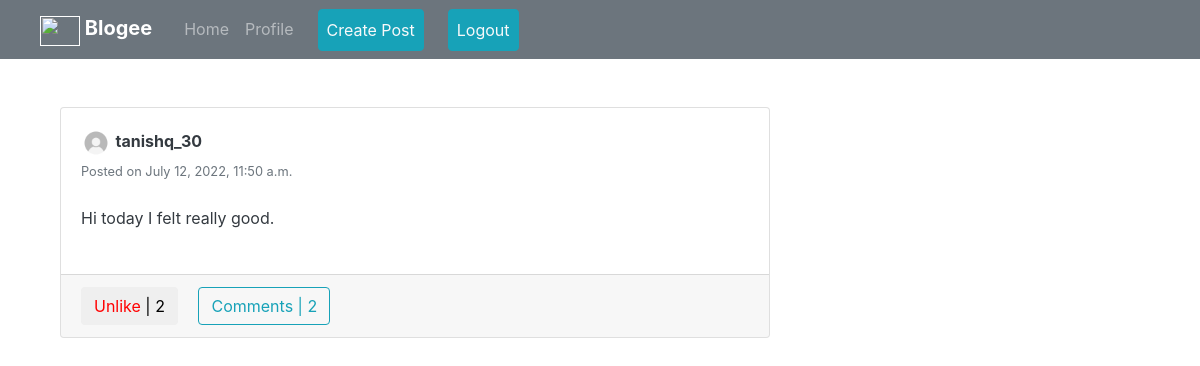
Page /user_posts/tanishq_30 (signed in) on the committed database.
### feed/models.py (models this page shows, shortened)
class Post(models.Model):
	description = models.CharField(max_length=255, blank=True)
	date_posted = models.DateTimeField(default=timezone.now)
	user_name = models.ForeignKey(User, on_delete=models.CASCADE)

### users/models.py (models this page shows, shortened)
class Profile(models.Model):
    user = models.OneToOneField(User, on_delete=models.CASCADE)
    image = models.ImageField(default='default.png')
    slug = AutoSlugField(populate_from='user')
    bio = models.CharField(max_length=255, blank=True)
    friends = models.ManyToManyField("Profile", blank=True)
    def get_absolute_url(self):
        return "/users/{}".format(self.slug)

### feed/views.py (the view)
# urls.py: path('user_posts/<str:username>', UserPostListView.as_view(), name='user-posts'),
class UserPostListView(LoginRequiredMixin, ListView):
	model = Post
	template_name = 'feed/user_posts.html'
	context_object_name = 'posts'
	paginate_by = 10
	def get_context_data(self, **kwargs):
		context = super(UserPostListView, self).get_context_data(**kwargs)
		user = get_object_or_404(User, username=self.kwargs.get('username'))
		liked = [i for i in Post.objects.filter(user_name=user) if Like.objects.filter(user = self.request.user, post=i)]
		context['liked_post'] = liked
		return context
	def get_queryset(self):
		user = get_object_or_404(User, username=self.kwargs.get('username'))
		return Post.objects.filter(user_name=user).order_by('-date_posted')

### feed/templates/feed/user_posts.html (shortened to what this page needs)
{% extends "feed/layout.html" %} {% load static %}  {% block content %}
<div class="container">
  <div class="row">
    <div class="col-md-8">
      {% for post in posts %}
      <div class="card card-signin my-5">
        <div class="card-body">
          <a href="{{ post.user_name.profile.get_absolute_url }}"
            ><img
              src="{{ post.user_name.profile.image.url }}"
              class="rounded-circle"
              width="30"
              height="30"
              alt=""
          /></a>
          <a
            class="text-dark"
            href="{{ post.user_name.profile.get_absolute_url }}"
            ><b>{{ post.user_name }}</b></a
          >
          <br /><small class="text-muted"
            >Posted on {{ post.date_posted }}</small
          >
          <br /><br />
          <p class="card-text text-dark">{{ post.description }}</p>
        </div>
        <a href="{% url 'post-detail' post.id %}"
          ><img class="card-img-top" src="{{ post.pic.url }}" alt=""
        /></a>
        <div class="card-footer">
          <button class="btn btn-white mr-3 like" id="{{ post.id }}">
            {% if post in liked_post %}
            <a
              href="{% url 'post-like' %}"
              style="color: red"
              id="likebtn{{ post.id }}"
            >
              Unlike</a
            >
            | {{post.likes.count}} {% endif %}
          </button>
          <a class="btn btn-outline-info" href="{% url 'post-detail' post.id %}"
            >Comments | {{ post.details.count }}</a
          >
        </div>
      </div>
      {% endfor %}
    </div>
  </div>
</div>
{% endblock content %}

### rows in the picture
Post: user_name.profile.image (placeholder picture), user_name "tanishq_30", date_posted "July 12, 2022, 11:50 a.m.", description "Hi today I felt really good.", likes.count "2", details.count "2"
